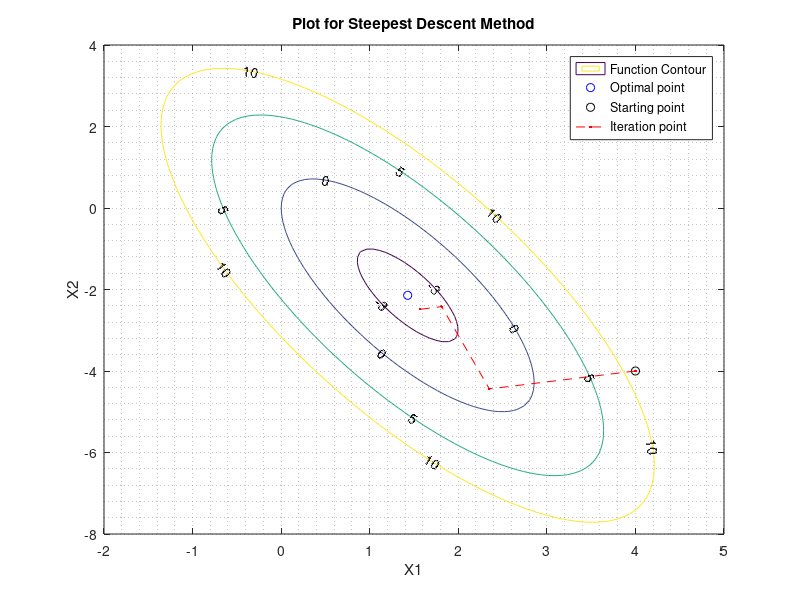

Recreate this plot in MATLAB.
% This script is for the Homework 3.3 Steepest Descent 
% The given function is 
% f(x1,x2)=(4*(x1)*(x1))+((x2)*(x2))-(5*(x1))+(3*(x1)*(x2));
% Initial condition [4;-4]
%% Iteration 1
clc,clear,close;
format rat;
display('OPTIMAL DESIGN: HOMEWORK 3.3 : STEEPEST DESCENT');
display('Iteration 1--->');
% initial condition
x1=4;
x2=-4;
display(x1); display(x2);
f=(4*(x1)*(x1))+((x2)*(x2))-(5*(x1))+(3*(x1)*(x2));
% derivative of function in with respect to x1
df1=(8*(x1))-5+(3*(x2));
df2=(2*(x2))+(3*(x1));
s1=-15;s2=-4;
display(s1);display(s2);
% alpha in terms of x1,s1,x2& s2 obtained in 3.2 section of this homework report
alpha=((5*s1)-(8*x1*s1)-(2*x2*s2)-(3*x1*s2)-(3*x2*s1))/((8*s1*s1)+(2*s2*s2)+(6*s1*s2));
display(alpha);
x11_dash=x1+(alpha*s1);
x12_dash=x2+(alpha*s2);
%% Iteration 2
display('Iteration 2--->');
df1_x11=(8*(x11_dash))-5+(3*(x12_dash));
df2_x11=(2*(x12_dash))+(3*(x11_dash));
s1=(-df1_x11);s2=(-df2_x11);
x1=x11_dash;
x2=x12_dash;
display(x1); display(x2);display(s1);display(s2);
alpha=((5*s1)-(8*x1*s1)-(2*x2*s2)-(3*x1*s2)-(3*x2*s1))/((8*s1*s1)+(2*s2*s2)+(6*s1*s2));
display(alpha);
x21_dash=x1+(alpha*s1);
x22_dash=x2+(alpha*s2);
%% Iteration 3
display('Iteration 3--->');
df1_x11=(8*(x21_dash))-5+(3*(x22_dash));
df2_x11=(2*(x22_dash))+(3*(x21_dash));
s1=(-df1_x11);s2=(-df2_x11);
x1=x11_dash;
x2=x12_dash;
display(x1); display(x2);display(s1);display(s2);
alpha=((5*s1)-(8*x1*s1)-(2*x2*s2)-(3*x1*s2)-(3*x2*s1))/((8*s1*s1)+(2*s2*s2)+(6*s1*s2));
display(alpha);
display('x1 & x2 after third iteration--->');
x31_dash=x1+(alpha*s1);
x32_dash=x2+(alpha*s2);
x1=x31_dash;x2=x32_dash;
display(x1);display(x2);
%% Contour Plot
X11=linspace(-2,5);
X12=linspace(-8,4);
[X1,X2]=meshgrid(X11,X12);
fx= (4.*X1.^2) + (X2.^2) - (5.*X1) + (3.*X1.*X2);
% optimal point 
X_OPT1=10/7;X_OPT2=(-15/7);
X1_dash=[4;717/305;1100/607;1231/786];
X2_dash=[-4;-2433/548;-559/231;-1116/449];
[C,h]=contour(X1,X2,fx,[-3,0,5,10]);
clabel(C,h)
title('Plot for Steepest Descent Method'); 
xlabel('X1');
ylabel('X2');
hold on;
grid minor;
plot ((10/7),(-15/7),'bo');
hold on;
plot (4,-4,'ko');
plot(X1_dash,X2_dash,'--r.');
legend('Function Contour','Optimal point','Starting point','Iteration point');